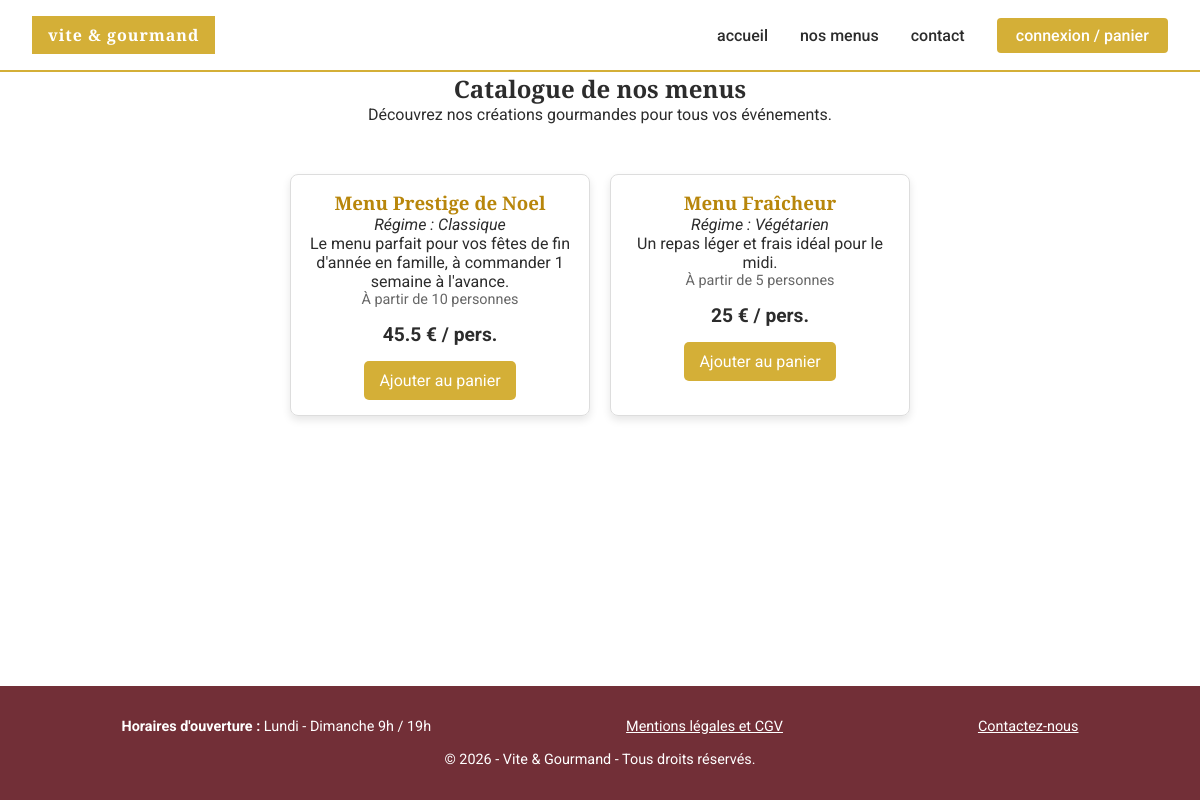
The app's page /index.php?page=menus with its own data.
### tables this page shows
CREATE TABLE menu (
    id INT AUTO_INCREMENT PRIMARY KEY,
    titre VARCHAR(50) NOT NULL,
    nombre_personne_minimum INT NOT NULL,
    prix_par_personne DOUBLE NOT NULL,
    regime VARCHAR(50),
    description VARCHAR(255),
    quantite_restante INT,
    theme_id INT NOT NULL,
    FOREIGN KEY (theme_id) REFERENCES theme(id)
);

### views/menus.php (the view)
<?php
require_once __DIR__ . '/../config/db.php';
$stmt = $pdo->query("SELECT * FROM menu");
$menus = $stmt->fetchAll(PDO::FETCH_ASSOC);
?>
<div class="catalogue-header" style="text-align: center; margin-bottom: 30px;">
    <h2>Catalogue de nos menus</h2>
    <p>Découvrez nos créations gourmandes pour tous vos événements.</p>
</div>
<div class="menus-container" style="display: flex; flex-wrap: wrap; gap: 20px; justify-content: center; padding: 20px;">
    <?php if (count($menus) > 0): ?>
        <?php foreach ($menus as $menu): ?>
            <div class="menu-card" style="border: 1px solid #ddd; padding: 15px; border-radius: 8px; width: 300px; text-align: center; box-shadow: 0 4px 8px rgba(0,0,0,0.1);">
                <h3 style="color: #b8860b;"><?= htmlspecialchars($menu['titre']) ?></h3>
                <p><em>Régime : <?= htmlspecialchars($menu['regime'] ?? 'Classique') ?></em></p>
                <p><?= htmlspecialchars($menu['description']) ?></p>
                <p style="font-size: 0.9em; color: #666;">
                    À partir de <?= htmlspecialchars($menu['nombre_personne_minimum']) ?> personnes
                </p>
                <p class="prix" style="font-weight: bold; font-size: 1.2em; margin: 15px 0;">
                    <?= htmlspecialchars($menu['prix_par_personne']) ?> € / pers.
                </p>
                <a href="/public/index.php?page=add_panier&id=<?= $menu['id'] ?>" class="btn-ajouter" style="display: inline-block; padding: 10px 15px; background-color: #d4af37; color: white; text-decoration: none; border-radius: 5px;">Ajouter au panier</a>
            </div>
        <?php endforeach; ?>
    <?php else: ?>
        <p>Aucun menu n'est disponible pour le moment.</p>
    <?php endif; ?>
</div>

### views/layout/header.php (shortened to what this page needs)
<!DOCTYPE html>
<html lang="fr">
<head>
    <link rel="stylesheet" href="/public/assets/css/style.css">
</head>
<body>
    <header>
        <div class="logo-container">
            vite & gourmand
        </div>
        <nav>
            <ul>
            <li><a href="/public/index.php?page=accueil">accueil</a></li>
            <li><a href="/public/index.php?page=menus">nos menus</a></li>
            <li><a href="/public/index.php?page=contact">contact</a></li>
            <?php if (isset($_SESSION['user_id'])): ?>
                <?php if ($_SESSION['role_id'] == 1): ?>
                    <li><a href="/public/index.php?page=admin" style="color: #b8860b; font-weight: bold;">Espace Admin</a></li>
                <?php else: ?>
                    <li><a href="/public/index.php?page=panier">Mon Panier</a></li>
                <?php endif; ?>
                <li><a href="#">Bonjour <?= htmlspecialchars($_SESSION['user_prenom']) ?></a></li>
                <li><a href="/public/index.php?page=logout" class="btn-connexion" style="background-color: #333; color: white;">déconnexion</a></li>
            <?php else: ?>
                <li><a href="/public/index.php?page=connexion" class="btn-connexion">connexion / panier</a></li>
            <?php endif; ?>
        </ul>
        </nav>
    </header>
    <main>

### public/index.php (shortened to what this page needs)
<?php
require_once __DIR__ . '/../config/db.php';
$page = isset($_GET['page']) ? $_GET['page'] : 'accueil';
require_once __DIR__ . '/../views/layout/header.php';
switch ($page) {
    case 'menus':
        require_once __DIR__ . '/../views/menus.php';
        break;
}
        require_once __DIR__ . '/../views/layout/footer.php';

### views/layout/footer.php
</main>
    <footer>
        <div class="footer-content">
            <div>
                <p><strong>Horaires d'ouverture :</strong> Lundi - Dimanche 9h / 19h</p>
            </div>
            <div>
                <p><a href="/index.php?page=mentions-legales">Mentions légales et CGV</a></p>
            </div>
            <div>
                <p><a href="/index.php?page=contact">Contactez-nous</a></p>
            </div>
        </div>
        <p>&copy; 2026 - Vite & Gourmand - Tous droits réservés.</p>
    </footer>
</body>
</html>

### public/assets/css/style.css (style rules this page uses)
:root { --color-bordeaux: #722F37; --color-gold: #D4AF37; --color-dark: #2C2C2C; --color-light: #F9F9F9; --font-heading: 'Playfair Display', serif; --font-body: 'Roboto', sans-serif; }
* { margin: 0; padding: 0; box-sizing: border-box; }
body { font-family: var(--font-body); color: var(--color-dark); background-color: #FFFFFF; display: flex; flex-direction: column; min-height: 100vh; }
h1, h2, h3, h4, h5, h6 { font-family: var(--font-heading); }
header { background-color: #FFFFFF; border-bottom: 2px solid var(--color-gold); padding: 1rem 2rem; display: flex; justify-content: space-between; align-items: center; }
.logo-container { background-color: var(--color-gold); padding: 0.5rem 1rem; font-family: var(--font-heading); font-weight: bold; color: #FFFFFF; text-transform: lowercase; letter-spacing: 1px; }
nav ul { display: flex; list-style: none; gap: 2rem; align-items: center; }
nav a { text-decoration: none; color: var(--color-dark); font-weight: 500; transition: color 0.3s; }
.btn-connexion { background-color: var(--color-gold); color: #FFFFFF !important; padding: 0.5rem 1.2rem; border-radius: 4px; }
footer { background-color: var(--color-bordeaux); color: #FFFFFF; text-align: center; padding: 2rem; margin-top: auto; font-size: 0.9rem; }
footer .footer-content { display: flex; justify-content: space-around; flex-wrap: wrap; gap: 1rem; margin-bottom: 1rem; }
footer a { color: #FFFFFF; text-decoration: underline; }

### records on screen
menu: titre "Menu Prestige de Noel", regime "Classique", description "Le menu parfait pour vos fêtes de fin d'année en famille, à commander 1 semaine à l'avance.", nombre_personne_minimum "10", prix_par_personne "45.5"
menu: titre "Menu Fraîcheur", regime "Végétarien", description "Un repas léger et frais idéal pour le midi.", nombre_personne_minimum "5", prix_par_personne "25"
